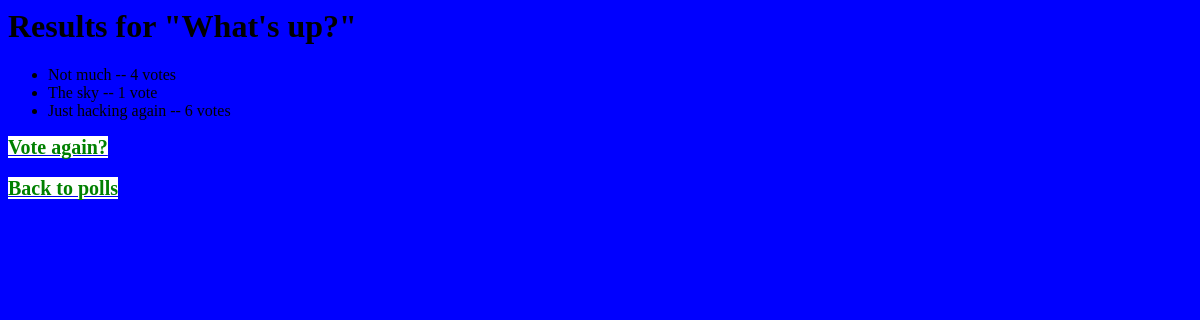
/polls/1/results/, run on an earlier commit of the app's database.
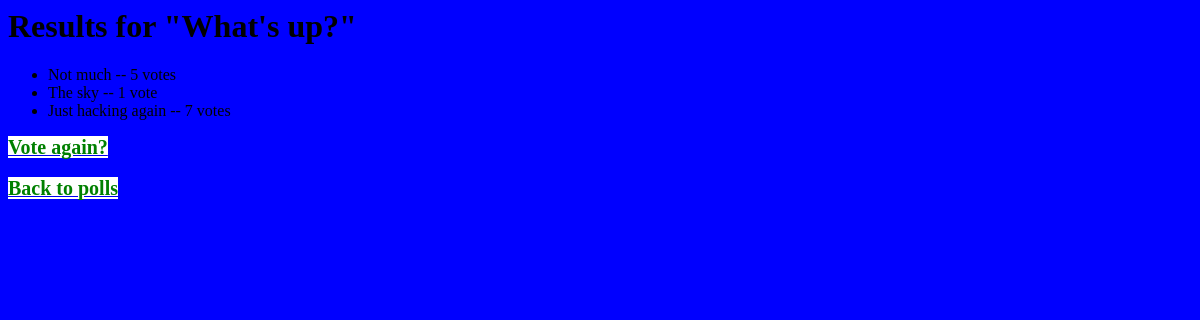
And on a later commit of the database.
### polls/models.py (models this page shows, shortened)
class Poll(models.Model):
	question = models.CharField(max_length=200)
	pub_date = models.DateTimeField('date published')
	def was_published_recently(self):
		return timezone.now() >self.pub_date >= timezone.now() - datetime.timedelta(days=1)
	was_published_recently.admin_order_field = 'pub_date'
	was_published_recently.boolean = True
	was_published_recently.short_description = 'Published recently?'

class Choice(models.Model):
	poll = models.ForeignKey(Poll)
	choice_text = models.CharField(max_length=200)
	votes = models.IntegerField(default=0)

### polls/views.py (the view)
# urls.py: url(r'^(?P<pk>\d+)/results/$', views.ResultsView.as_view(), name='results'),
class ResultsView(generic.DetailView):
	model=Poll
	template_name='polls/results.html'

### polls/templates/polls/results.html (shortened to what this page needs)
<h1>Results for "{{ poll.question }}"</h1>
<ul>
{% for choice in poll.choice_set.all %}
	<li>{{ choice.choice_text }} -- {{ choice.votes }} vote{{ choice.votes|pluralize }}</li>
	{% endfor %}
</ul>
<a href="{% url 'polls:detail' poll.id %}"><strong>Vote again?<strong></a><br><br>
<a href="{% url 'polls:index' %}"><strong>Back to polls</strong></a>

### polls/templates/polls/results.html (style rules this page uses)
* { background-color: blue }
a strong { background-color: white;color:green;font-size: 20 }

What changed in the data, as far as the page shows it:
changed Choice "Not much": votes "4" → "5"
changed Choice "Just hacking again": votes "6" → "7"
